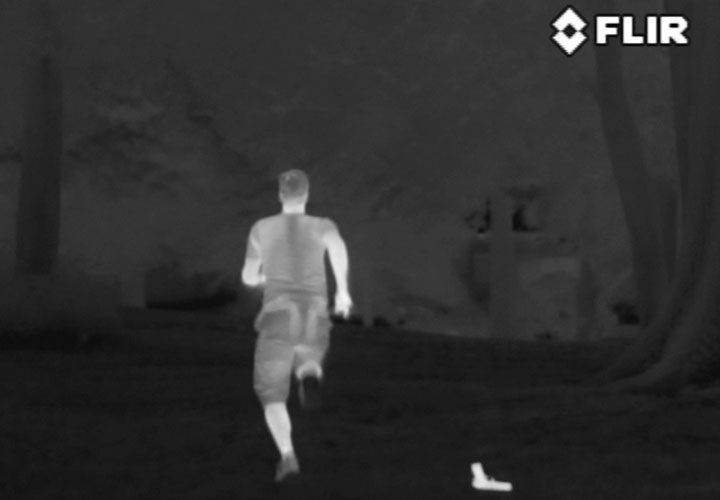
#> input picture inference_tflite/test/test.png, 720 x 500 px, found by its file name
$ jupyter execute --allow-errors object-detection-segmentation.ipynb
#> lines starting #> are read from the running program, lines starting #| are printed output that depends on the picture
[cell 1]
import jsonpickle
import numpy as np
import requests
from pprint import pprint
import cv2
from PIL import Image
from bounding_box import bounding_box as bb
from pycocotools import mask as decode_mask

## Object Detection

Because of memory constraints I only use a mock prediction object here.

[cell 2]
IMG_F = '/home/sharif/Documents/sp2-ai-e2e/test.png'
w,h = 800,450

[cell 3]
loadedImage = cv2.imread(IMG_F)
#> loadedImage is the input picture: shape (500, 720, 3); min 0, max 255, mean 47.1
resized = cv2.resize(loadedImage, (w,h))
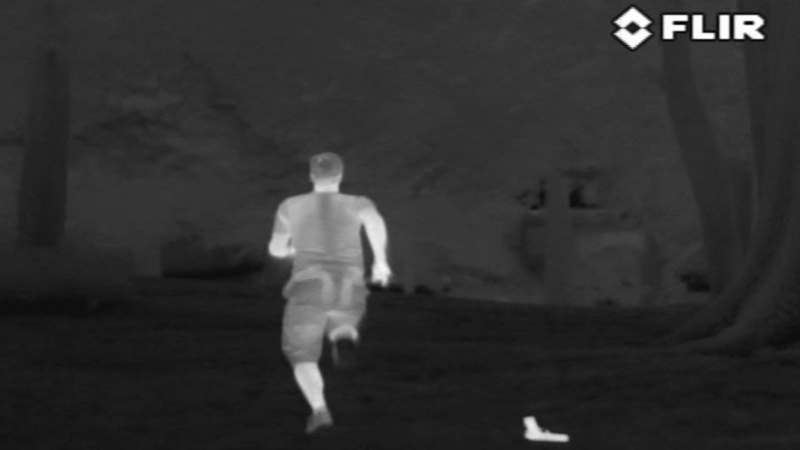
#> resized: shape (450, 800, 3); min 1, max 255, mean 47
print(resized.shape)
#| (450, 800, 3)
#> (the rest of this cell did not finish here and is left out)

[cell 4]
od = '/home/sharif/Documents/sp2-ai-e2e/object_detection.npy'
#> (the rest of this cell did not finish here and is left out)

[cell 5]
bboxes = []
coo_persons = []
coo_vehicles = []

#> (a cell that did not finish here is left out)

#> (a cell that did not finish here is left out)

[cell 8]
for i, roi in enumerate(coo_persons):
    bb.add(resized, roi[0],roi[1],roi[2],roi[3], "0")

for i, roi in enumerate(coo_vehicles):
    bb.add(resized, roi[0],roi[1],roi[2],roi[3], "1")

[cell 9]
Image.fromarray(resized)

## Semantic Segmenatation

[cell 10]
PORT = 20001
URL = f'http://0.0.0.0:{PORT}/api/v1/predict'
IMG_F = 'test.png'
w,h = 100,100

[cell 11]
images = []
classes = []

[cell 12]
for b in bboxes:
    img = np.array(b[0].resize((w, h))).reshape(3, w, h)
    img = jsonpickle.encode(img)
    images.append(img)
    classes.append(b[1])

[cell 13]
len(images), len(classes)

[cell 14]
headers = {'Accept' : 'application/json', 'Content-Type' : 'application/json'}

[cell 15]
json_content = {'image': images, 'classes': classes, 'timestamp':'12788901', 'sensorId': 0}

#> (a cell that did not finish here is left out)

#> (a cell that did not finish here is left out)

[cell 18]
vehicles = []
persons = []

#> (a cell that did not finish here is left out)

[cell 20]
resized_vehicle_masks = []
resized_persons_masks = []

[cell 21]
for i, person in enumerate(persons):
    og_sz = coo_persons[i]
    m = person[1]
    resized_mask = cv2.resize(m, og_sz[4])
    resized_vehicle_masks.append([resized_mask, og_sz])

[cell 22]
for i, person in enumerate(persons):
    og_sz = coo_persons[i]
    m = person[1]
    resized_mask = cv2.resize(m, og_sz[4])
    resized_persons_masks.append([resized_mask, og_sz])

[cell 23]
fullFrame = np.zeros((450, 800), dtype='uint8')

[cell 24]
for m in resized_persons_masks:
    mask = m[0]
    x1, y1, x2, y2 = m[1][0],m[1][1],m[1][2],m[1][3]
    fullFrame[y1:y2, x1:x2] = mask

[cell 25]
for m in resized_vehicle_masks:
    mask = m[0]
    x1, y1, x2, y2 = m[1][0],m[1][1],m[1][2],m[1][3]
    fullFrame[y1:y2, x1:x2] = mask

[cell 26]
def vis_mask(img, mask, col, alpha=0.4, show_border=True, border_thick=2):
    """Visualizes a single binary mask."""
#> called with alpha = 0.4, show_border = True, border_thick = 2

    img = img.astype(np.float32)
    idx = np.nonzero(mask)
#> idx = (empty array, empty array)
#> mask: shape (450, 800); every value is 0

    img[idx[0], idx[1], :] *= 1.0 - alpha
    img[idx[0], idx[1], :] += alpha * np.array(col)

    if show_border:
        contours = cv2.findContours(
            mask.copy(), cv2.RETR_CCOMP, cv2.CHAIN_APPROX_NONE)[-2]
#> contours = []
        cv2.drawContours(img, contours, -1, col, border_thick, cv2.LINE_AA)

    return img.astype(np.uint8)
